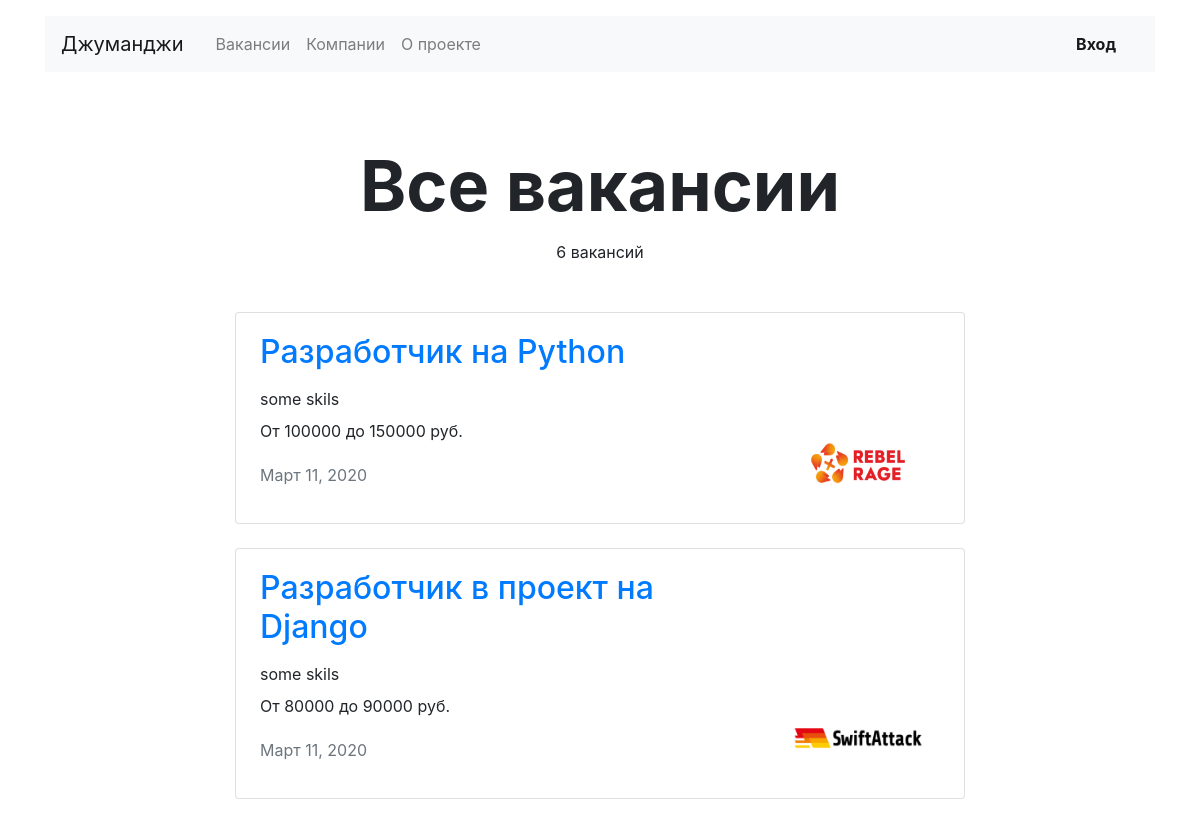
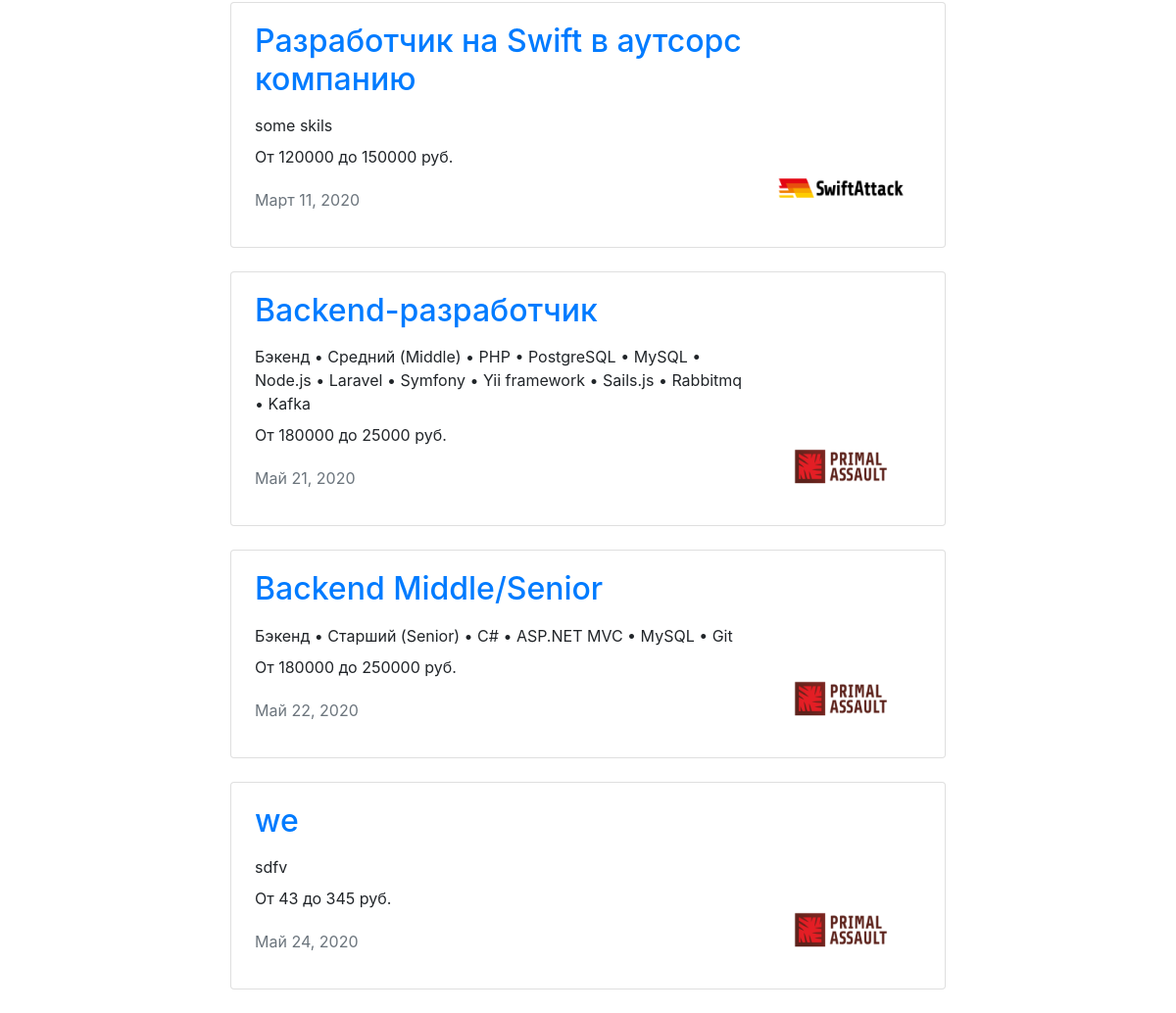
/vacancies, run on the app's committed database (2 pictures, top to bottom).
### jobsearch/models.py (models this page shows, shortened)
class Vacancy(models.Model):
    title = models.CharField(max_length=100)
    specialty = models.ForeignKey(Specialty, on_delete=models.CASCADE, related_name='vacancies')
    company = models.ForeignKey(Company, on_delete=models.CASCADE, related_name='vacancies')
    skills = models.TextField()
    description = models.TextField()
    salary_min = models.IntegerField()
    salary_max = models.IntegerField()
    published_at = models.DateField()

class Company(models.Model):
    name = models.CharField(max_length=100)
    location = models.CharField(max_length=100)
    logo = models.ImageField(upload_to=settings.MEDIA_COMPANY_IMAGE_DIR, blank=True, null=True)
    description = models.TextField()
    employee_count = models.IntegerField(null=True)
    owner = models.OneToOneField(User, on_delete=models.CASCADE, blank=True, null=True)

### jobsearch/views.py (the view)
# urls.py: path('vacancies', VacanciesView.as_view(), name='vacancies'),
class VacanciesView(View):
    def get(self, request, *args, **kwargs):
        title = "Все вакансии"
        try:
            vacancies = Vacancy.objects.all()
        except ObjectDoesNotExist:
            raise Http404('Нет ни одной вакансии')
        return render(request, 'jobsearch/vacancies.html', context={
            'title': title,
            'vacancies': vacancies,
            'vacancies_count': vacancies.count(),
        })

### jobsearch/templates/jobsearch/vacancies.html (shortened to what this page needs)
{% extends 'jobsearch/base.html' %}
{% block content %}
{% load static %}
  <main class="container mt-3">
    <section>
      <h1 class="h1 text-center mx-auto mt-4 pt-5" style="font-size: 70px;"><strong>{{ title }}</strong></h1>
      <p class="text-center pt-1">{{ vacancies_count }} вакансий</p>
      <div class="row mt-5">
        <div class="col-12 col-lg-8 offset-lg-2 m-auto">
          {% for vacancy in vacancies %}
          <div class="card mb-4">
            <div class="card-body px-4">
              <div class="row">
                <div class="col-12 col-md-8 col-lg-9">
                  <a href="{% url 'vacancy' id=vacancy.id %}">
                    <h2 class="h2 pb-2">{{ vacancy.title }}</h2>
                  </a>
                  <p class="mb-2">{{ vacancy.skills }}</p>
                  <p>От {{ vacancy.salary_min }} до {{ vacancy.salary_max }} руб.</p>
                  <p class="text-muted pt-1">{{ vacancy.published_at }}</p>
                </div>
                <div class="col-12 col-md-4 col-lg-3 d-flex align-items-end">
                  <a href="{% url 'company' id=vacancy.company.id %}"><img src="{{ vacancy.company.logo.url }}" width="130" height="80" alt=""></a>
                </div>
              </div>
            </div>
          </div>
          {% endfor %}
        </div>
      </div>
    </section>
  </main>
{% endblock %}

### data on the page
Vacancy: title "Разработчик на Python", skills "some skils", salary_min "100000", salary_max "150000", published_at "Март 11, 2020", company.logo (picture)
Vacancy: title "Разработчик в проект на Django", skills "some skils", salary_min "80000", salary_max "90000", published_at "Март 11, 2020", company.logo (picture)
Vacancy: title "Разработчик на Swift в аутсорс компанию", skills "some skils", salary_min "120000", salary_max "150000", published_at "Март 11, 2020", company.logo (picture)
Vacancy: title "Backend-разработчик", skills "Бэкенд • Средний (Middle) • PHP • PostgreSQL • MySQL • Node.js • Laravel • Symfony • Yii framework • Sails.js • Rabbitmq • Kafka", salary_min "180000", salary_max "25000", published_at "Май 21, 2020", company.logo (picture)
Vacancy: title "Backend Middle/Senior", skills "Бэкенд • Старший (Senior) • C# • ASP.NET MVC • MySQL • Git", salary_min "180000", salary_max "250000", published_at "Май 22, 2020", company.logo (picture)
Vacancy: title "we", skills "sdfv", salary_min "43", salary_max "345", published_at "Май 24, 2020", company.logo (picture)

### other printed values
{{ title }} "Все вакансии"
{{ vacancies_count }} "6"
